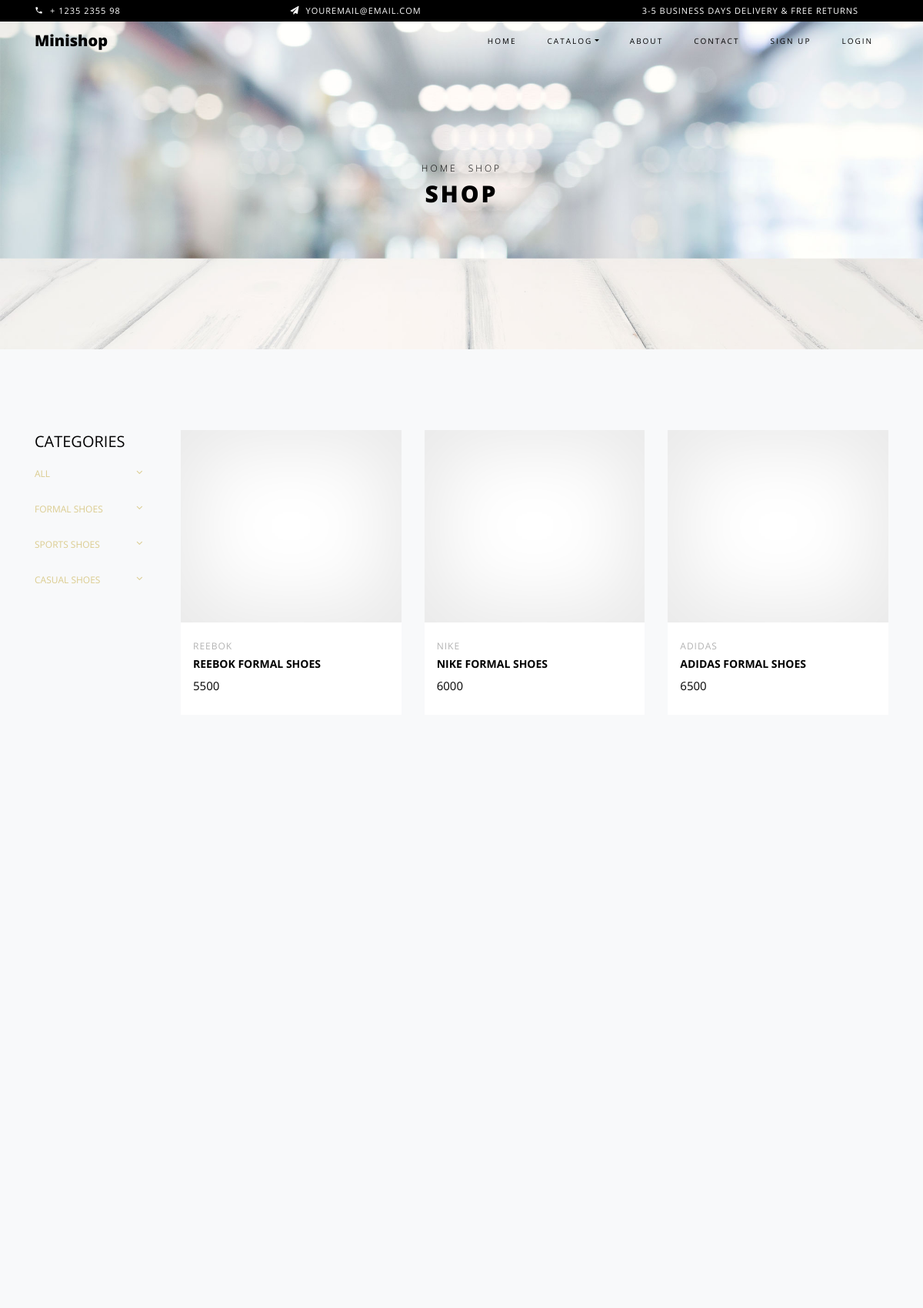
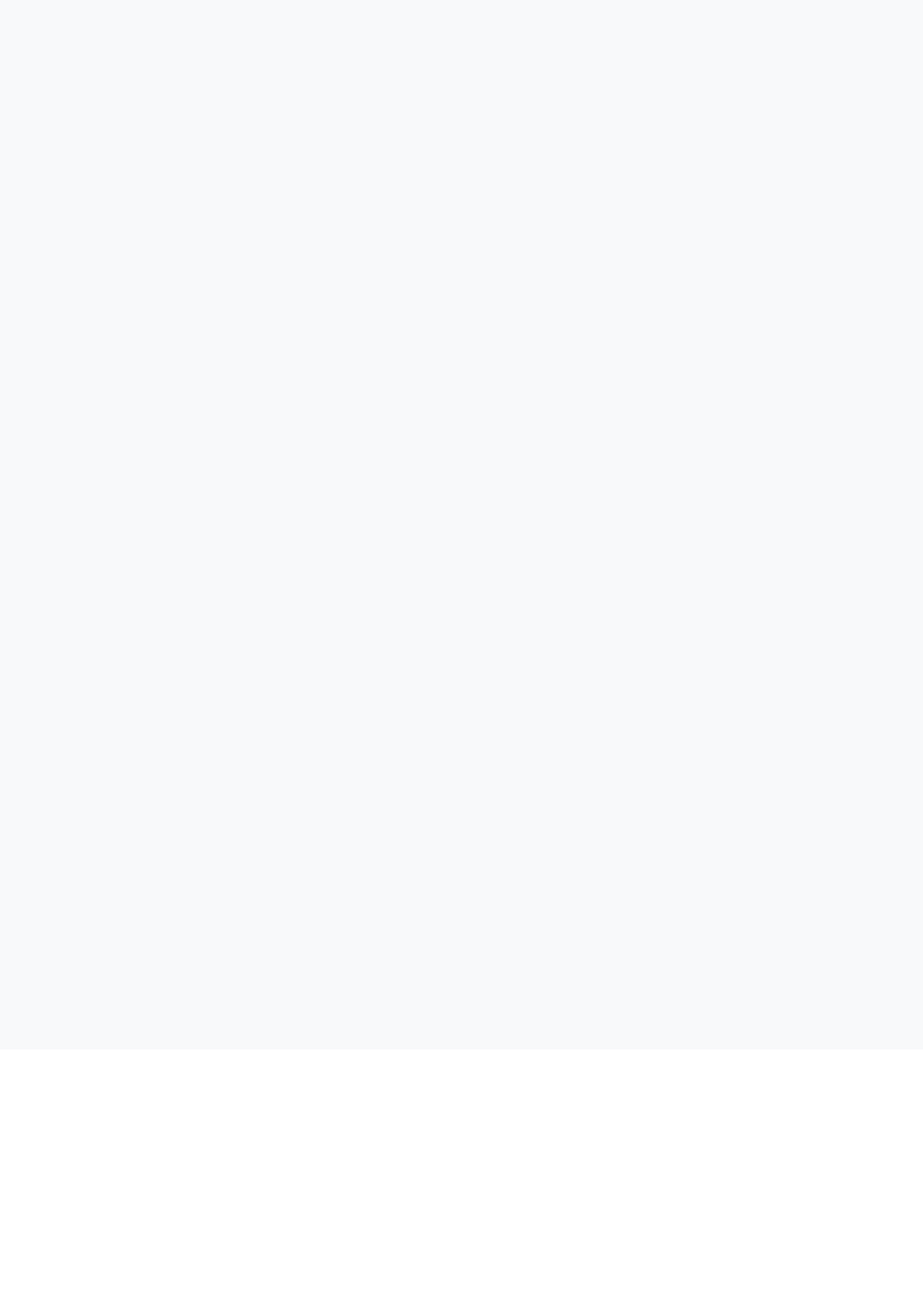
The app's page /shop/ (upper part) with its own data (2 pictures, top to bottom).
### myapp/models.py (models this page shows, shortened)
class Product(models.Model):
    seller=models.ForeignKey(User,on_delete=models.CASCADE)
    category=(
        ("Formal","Formal"),
        ("Sports","Sports"),
        ("Casual","Casual"),
    )
    product_category=models.CharField(max_length=100,choices=category)
    brand=(
        ("Puma","Puma"),
        ("Reebok","Reebok"),
        ("Nike","Nike"),
        ("adidas","adidas"),
        ("Bata","Bata"),
    )
    product_brand=models.CharField(max_length=100,choices=brand)
    product_name=models.CharField(max_length=100)
    product_price=models.PositiveIntegerField()
    size=(
        ("7","7"),
        ("8","8"),
        ("9","9"),
        ("10","10"),
        ("11","11"),
    )
    product_size=models.CharField(max_length=100,choices=size)
    product_pic=models.ImageField(upload_to="product_pic/")

### myapp/views.py (the view)
# urls.py: path('shop/',views.shop,name='shop'),
def shop(request):
    products=Product.objects.all()
    return render(request,'shop.html',{'products':products})

### myapp/templates/shop.html (shortened to what this page needs)
{% extends 'header.html' %}
{% load static %}
{% block content %}
<!DOCTYPE html>
<html lang="en">
  <head>
  </head>
  <body class="goto-here">
    <div class="hero-wrap hero-bread" style="background-image: url({% static 'images/bg_6.jpg' %});">
      <div class="container">
        <div class="row no-gutters slider-text align-items-center justify-content-center">
          <div class="col-md-9 ftco-animate text-center">
          	<p class="breadcrumbs"><span class="mr-2"><a href="index.html">Home</a></span> <span>Shop</span></p>
            <h1 class="mb-0 bread">Shop</h1>
          </div>
        </div>
      </div>
    </div>
    <section class="ftco-section bg-light">
    	<div class="container">
    		<div class="row">
                <div class="col-md-8 col-lg-10 order-md-last">
    				<div class="row">
                        {% for i in products %}
		    			<div class="col-sm-12 col-md-12 col-lg-4 ftco-animate d-flex">
		    				<div class="product d-flex flex-column">
		    					<a href="#" class="img-prod"><img class="img-fluid" src="{{i.product_pic.url}}" alt="Colorlib Template" style="width: 500px; height: 250px;">
		    					</a>
		    					<div class="text py-3 pb-4 px-3">
		    						<div class="d-flex">
		    							<div class="cat">
				    						<span>{{i.product_brand}}</span>
				    					</div>
			    					</div>
		    						<h3><a href="#">{{i.product_name}}</a></h3>
		    						<div class="pricing">
			    						<p class="price"><span>{{i.product_price}}</span></p>
			    					</div>
		    					</div>
		    				</div>
		    			</div>
                        {% endfor %}
		    		 </div>
		    	</div>
		    	<div class="col-md-4 col-lg-2">
		    		<div class="sidebar">
							<div class="sidebar-box-2">
								<h2 class="heading">Categories</h2>
								<div class="fancy-collapse-panel">
                  <div class="panel-group" id="accordion" role="tablist" aria-multiselectable="true">
					<div class="panel panel-default">
                        <div class="panel-heading" role="tab" id="headingThree">
                            <h4 class="panel-title">
                                <a  href="{% url 'seller-all-shoes' %}">All
                                </a>
                            </h4>
                        </div>
                     </div>
                     <div class="panel panel-default">
                         <div class="panel-heading" role="tab" id="headingOne">
                             <h4 class="panel-title">
                                 <a  href="{% url 'seller-formal-shoes' %}" >Formal Shoes
                                 </a>
                             </h4>
                         </div>
                     </div>
                     <div class="panel panel-default">
                         <div class="panel-heading" role="tab" id="headingTwo">
                             <h4 class="panel-title">
                                 <a  href="{% url 'seller-sports-shoes' %}" >Sports Shoes
                                 </a>
                             </h4>
                         </div>
                     </div>
                     <div class="panel panel-default">
                         <div class="panel-heading" role="tab" id="headingThree">
                             <h4 class="panel-title">
                                 <a  href="{% url 'seller-casual-shoes' %}">Casual Shoes
                                 </a>
                             </h4>
                         </div>
                    </div>
                     </div>
                  </div>
               </div>
							</div>
						</div>
    			</div>
    		</div>
    </section>
		<section class="ftco-gallery">
    	<div class="container">
    		<div class="row justify-content-center">
    		</div>
    	</div>
    	<div class="container-fluid px-0">
    		<div class="row no-gutters">
        </div>
    	</div>
    </section>
  </body>
</html>
{% endblock %}

### records on screen
Product: product_brand "REEBOK", product_name "REEBOK FORMAL SHOES", product_price "5500"
Product: product_brand "NIKE", product_name "NIKE FORMAL SHOES", product_price "6000"
Product: product_brand "ADIDAS", product_name "ADIDAS FORMAL SHOES", product_price "6500"
